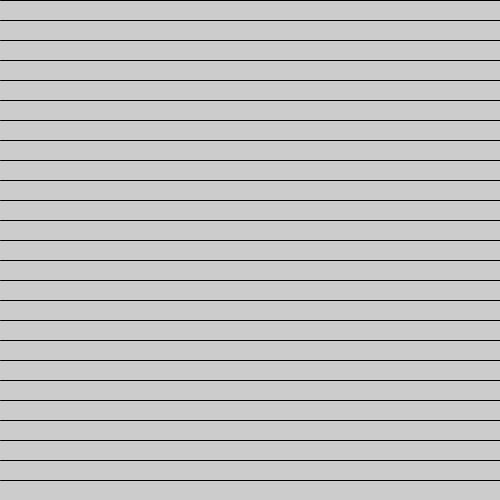
Frame 1 (no input)
Frame 60 (the mouse pressed at the canvas centre just before this capture): identical to frame 1, image omitted
Frame 120 (the mouse held since frame 60 and released just before this capture): identical to frame 1, image omitted

The Processing sketch that drew this single still picture (run headless with seeded random() and noise(); from frame 60 on, the mouse is pressed at the canvas centre):

// Processing sketch: Line_Across_the_Screen
// ── Line_Across_the_Screen.pde
int y = 0;
void setup () {
  size (500, 500);

}
void draw () {
  while (y < height) {
    line (0, y, width, y);
    y += 20;
  }
}
